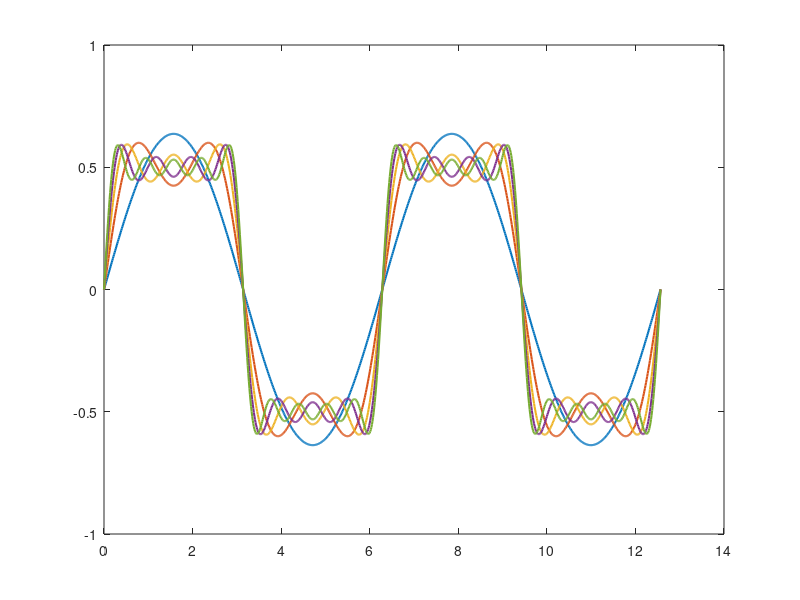
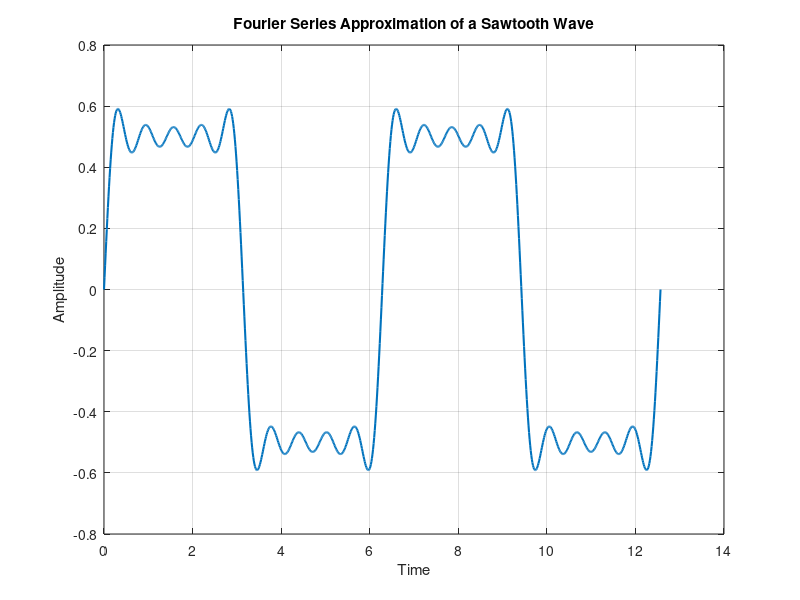

These charts were generated, in order, by the following MATLAB code:
clc;
clear all;
close all;

T = 2*pi;
omega = 2*pi/T;
t = linspace(0, 4*pi, 1000);
N = 10;
st_wave = zeros(size(t));
for n=1:N
    if mod(n,2) ==1
        st_wave = st_wave + (2/(n*pi)) * ((-1)^(n+1))*sin(n*omega*t) ;
        plot(t, st_wave, 'LineWidth', 1.5);
        hold on;
    end
end
figure;
plot(t, st_wave, 'LineWidth', 1.5);
grid on;
xlabel('Time');
ylabel('Amplitude');
title('Fourier Series Approximation of a Sawtooth Wave');
